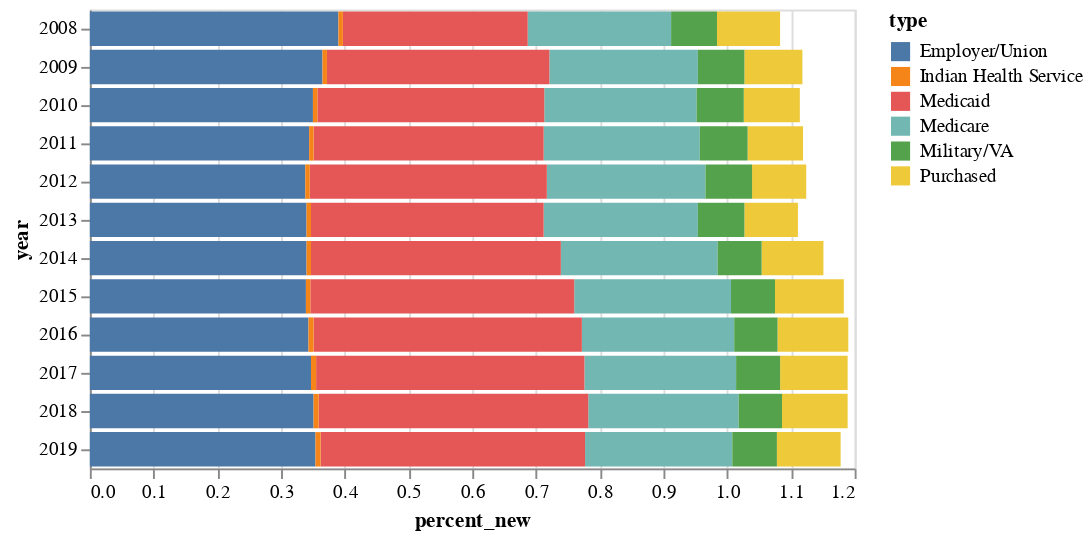

Source (notebook cell):
### Code cell
alt.Chart(disabled).mark_bar().encode(
    x = alt.X('percent_new:Q'), 
    y = alt.Y('year:O'), 
    color = alt.Color('type')
)

### Figure 1 — Vega-Lite specification as saved in the notebook (floating-point values rounded to 4 significant figures)
{"config": {"view": {"continuousWidth": 400, "continuousHeight": 300}}, "data": {"name": "data-a79097cb9ca9353e7df0343a2a2c5746"}, "mark": "bar", "encoding": {"color": {"field": "type", "type": "nominal"}, "x": {"field": "percent_new", "type": "quantitative"}, "y": {"field": "year", "type": "ordinal"}}, "$schema": "https://vega.github.io/schema/vega-lite/v4.17.0.json", "datasets": {"data-a79097cb9ca9353e7df0343a2a2c5746": [{"type": "Employer/Union", "Percent": "35", "MOE": "0.31", "Number": "6413300", "MOE.1": "69730", "Base Pop.": "18348600", "Sample Size": "182621", "disability_status": "disabled", "year": 2010, "percent_new": 0.35}, {"type": "Purchased", "Percent": "8.8", "MOE": "0.18", "Number": "1615900", "MOE.1": "35280", "Base Pop.": "18348600", "Sample Size": "182621", "disability_status": "disabled", "year": 2010, "percent_new": 0.088}, {"type": "Medicare", "Percent": "23.9", "MOE": "0.28", "Number": "4393100", "MOE.1": "57900", "Base Pop.": "18348600", "Sample Size": "182621", "disability_status": "disabled", "year": 2010, "percent_new": 0.239}, {"type": "Medicaid", "Percent": "35.6", "MOE": "0.31", "Number": "6529000", "MOE.1": "70340", "Base Pop.": "18348600", "Sample Size": "182621", "disability_status": "disabled", "year": 2010, "percent_new": 0.356}, {"type": "Military/VA", "Percent": "7.4", "MOE": "0.17", "Number": "1350300", "MOE.1": "32260", "Base Pop.": "18348600", "Sample Size": "182621", "disability_status": "disabled", "year": 2010, "percent_new": 0.074}, {"type": "Indian Health Service", "Percent": "0.7", "MOE": "3.29", "Number": "124400", "MOE.1": "9810", "Base Pop.": "18348600", "Sample Size": "182621", "disability_status": "disabled", "year": 2010, "percent_new": 0.007}, {"type": "Employer/Union", "Percent": "34.4", "MOE": "0.30", "Number": "6492400", "MOE.1": "70160", "Base Pop.": "18858600", "Sample Size": "198735", "disability_status": "disabled", "year": 2011, "percent_new": 0.344}, {"type": "Purchased", "Percent": "8.7", "MOE": "0.18", "Number": "1633100", "MOE.1": "35460", "Base Pop.": "18858600", "Sample Size": "198735", "disability_status": "disabled", "year": 2011, "percent_new": 0.087}, {"type": "Medicare", "Percent": "24.5", "MOE": "0.28", "Number": "4621800", "MOE.1": "59370", "Base Pop.": "18858600", "Sample Size": "198735", "disability_status": "disabled", "year": 2011, "percent_new": 0.245}, {"type": "Medicaid", "Percent": "36.1", "MOE": "0.31", "Number": "6813300", "MOE.1": "71830", "Base Pop.": "18858600", "Sample Size": "198735", "disability_status": "disabled", "year": 2011, "percent_new": 0.361}, {"type": "Military/VA", "Percent": "7.5", "MOE": "0.17", "Number": "1408200", "MOE.1": "32940", "Base Pop.": "18858600", "Sample Size": "198735", "disability_status": "disabled", "year": 2011, "percent_new": 0.075}, {"type": "Indian Health Service", "Percent": "0.7", "MOE": "3.29", "Number": "124000", "MOE.1": "9800", "Base Pop.": "18858600", "Sample Size": "198735", "disability_status": "disabled", "year": 2011, "percent_new": 0.007}, {"type": "Employer/Union", "Percent": "34.3", "MOE": "0.28", "Number": "6890100", "MOE.1": "68000", "Base Pop.": "20062500", "Sample Size": "198696", "disability_status": "disabled", "year": 2016, "percent_new": 0.343}, {"type": "Purchased", "Percent": "11.1", "MOE": "0.18", "Number": "2233800", "MOE.1": "39010", "Base Pop.": "20062500", "Sample Size": "198696", "disability_status": "disabled", "year": 2016, "percent_new": 0.111}, {"type": "Medicare", "Percent": "23.9", "MOE": "0.25", "Number": "4799700", "MOE.1": "56950", "Base Pop.": "20062500", "Sample Size": "198696", "disability_status": "disabled", "year": 2016, "percent_new": 0.239}, {"type": "Medicaid", "Percent": "42.1", "MOE": "0.29", "Number": "8441200", "MOE.1": "75090", "Base Pop.": "20062500", "Sample Size": "198696", "disability_status": "disabled", "year": 2016, "percent_new": 0.421}, {"type": "Military/VA", "Percent": "6.8", "MOE": "0.15", "Number": "1364800", "MOE.1": "30530", "Base Pop.": "20062500", "Sample Size": "198696", "disability_status": "disabled", "year": 2016, "percent_new": 0.068}, {"type": "Indian Health Service", "Percent": "0.8", "MOE": "3.29", "Number": "158500", "MOE.1": "10420", "Base Pop.": "20062500", "Sample Size": "198696", "disability_status": "disabled", "year": 2016, "percent_new": 0.008}, {"type": "Employer/Union", "Percent": "34.7", "MOE": "0.28", "Number": "6806200", "MOE.1": "67600", "Base Pop.": "19637200", "Sample Size": "195644", "disability_status": "disabled", "year": 2017, "percent_new": 0.347}, {"type": "Purchased", "Percent": "10.6", "MOE": "0.18", "Number": "2081900", "MOE.1": "37670", "Base Pop.": "19637200", "Sample Size": "195644", "disability_status": "disabled", "year": 2017, "percent_new": 0.106}, {"type": "Medicare", "Percent": "23.8", "MOE": "0.25", "Number": "4664900", "MOE.1": "56160", "Base Pop.": "19637200", "Sample Size": "195644", "disability_status": "disabled", "year": 2017, "percent_new": 0.238}, {"type": "Medicaid", "Percent": "42.1", "MOE": "0.29", "Number": "8266600", "MOE.1": "74330", "Base Pop.": "19637200", "Sample Size": "195644", "disability_status": "disabled", "year": 2017, "percent_new": 0.421}, {"type": "Military/VA", "Percent": "6.9", "MOE": "0.15", "Number": "1348700", "MOE.1": "30350", "Base Pop.": "19637200", "Sample Size": "195644", "disability_status": "disabled", "year": 2017, "percent_new": 0.069}, {"type": "Indian Health Service", "Percent": "0.8", "MOE": "3.29", "Number": "152900", "MOE.1": "10240", "Base Pop.": "19637200", "Sample Size": "195644", "disability_status": "disabled", "year": 2017, "percent_new": 0.008}, {"type": "Employer/Union", "Percent": "34", "MOE": "0.28", "Number": "6709900", "MOE.1": "67120", "Base Pop.": "19754700", "Sample Size": "200275", "disability_status": "disabled", "year": 2014, "percent_new": 0.34}, {"type": "Purchased", "Percent": "9.7", "MOE": "0.17", "Number": "1925700", "MOE.1": "36230", "Base Pop.": "19754700", "Sample Size": "200275", "disability_status": "disabled", "year": 2014, "percent_new": 0.097}, {"type": "Medicare", "Percent": "24.6", "MOE": "0.25", "Number": "4866100", "MOE.1": "57330", "Base Pop.": "19754700", "Sample Size": "200275", "disability_status": "disabled", "year": 2014, "percent_new": 0.246}, {"type": "Medicaid", "Percent": "39.2", "MOE": "0.29", "Number": "7747800", "MOE.1": "72000", "Base Pop.": "19754700", "Sample Size": "200275", "disability_status": "disabled", "year": 2014, "percent_new": 0.392}, {"type": "Military/VA", "Percent": "6.9", "MOE": "0.15", "Number": "1364700", "MOE.1": "30530", "Base Pop.": "19754700", "Sample Size": "200275", "disability_status": "disabled", "year": 2014, "percent_new": 0.069}, {"type": "Indian Health Service", "Percent": "0.7", "MOE": "3.29", "Number": "136100", "MOE.1": "9660", "Base Pop.": "19754700", "Sample Size": "200275", "disability_status": "disabled", "year": 2014, "percent_new": 0.007}, {"type": "Employer/Union", "Percent": "35.1", "MOE": "0.28", "Number": "6779400", "MOE.1": "67480", "Base Pop.": "19338800", "Sample Size": "191849", "disability_status": "disabled", "year": 2018, "percent_new": 0.351}, {"type": "Purchased", "Percent": "10.3", "MOE": "0.18", "Number": "1987800", "MOE.1": "36810", "Base Pop.": "19338800", "Sample Size": "191849", "disability_status": "disabled", "year": 2018, "percent_new": 0.103}, {"type": "Medicare", "Percent": "23.6", "MOE": "0.25", "Number": "4563300", "MOE.1": "55550", "Base Pop.": "19338800", "Sample Size": "191849", "disability_status": "disabled", "year": 2018, "percent_new": 0.236}, {"type": "Medicaid", "Percent": "42.3", "MOE": "0.29", "Number": "8182800", "MOE.1": "73970", "Base Pop.": "19338800", "Sample Size": "191849", "disability_status": "disabled", "year": 2018, "percent_new": 0.423}, {"type": "Military/VA", "Percent": "6.8", "MOE": "0.15", "Number": "1323100", "MOE.1": "30060", "Base Pop.": "19338800", "Sample Size": "191849", "disability_status": "disabled", "year": 2018, "percent_new": 0.068}, {"type": "Indian Health Service", "Percent": "0.8", "MOE": "3.29", "Number": "151100", "MOE.1": "10180", "Base Pop.": "19338800", "Sample Size": "191849", "disability_status": "disabled", "year": 2018, "percent_new": 0.008}, {"type": "Employer/Union", "Percent": "35.4", "MOE": "0.28", "Number": "6896000", "MOE.1": "68040", "Base Pop.": "19477300", "Sample Size": "193077", "disability_status": "disabled", "year": 2019, "percent_new": 0.354}, {"type": "Purchased", "Percent": "10", "MOE": "0.18", "Number": "1956600", "MOE.1": "36520", "Base Pop.": "19477300", "Sample Size": "193077", "disability_status": "disabled", "year": 2019, "percent_new": 0.1}, {"type": "Medicare", "Percent": "23.1", "MOE": "0.25", "Number": "4492400", "MOE.1": "55120", "Base Pop.": "19477300", "Sample Size": "193077", "disability_status": "disabled", "year": 2019, "percent_new": 0.231}, {"type": "Medicaid", "Percent": "41.5", "MOE": "0.29", "Number": "8086500", "MOE.1": "73550", "Base Pop.": "19477300", "Sample Size": "193077", "disability_status": "disabled", "year": 2019, "percent_new": 0.415}, {"type": "Military/VA", "Percent": "7", "MOE": "0.15", "Number": "1356700", "MOE.1": "30440", "Base Pop.": "19477300", "Sample Size": "193077", "disability_status": "disabled", "year": 2019, "percent_new": 0.07}, {"type": "Indian Health Service", "Percent": "0.8", "MOE": "3.29", "Number": "154900", "MOE.1": "10300", "Base Pop.": "19477300", "Sample Size": "193077", "disability_status": "disabled", "year": 2019, "percent_new": 0.008}, {"type": "Employer/Union", "Percent": "33.9", "MOE": "0.28", "Number": "6677800", "MOE.1": "66970", "Base Pop.": "19703800", "Sample Size": "198395", "disability_status": "disabled", "year": 2015, "percent_new": 0.339}, {"type": "Purchased", "Percent": "10.8", "MOE": "0.18", "Number": "2136000", "MOE.1": "38150", "Base Pop.": "19703800", "Sample Size": "198395", "disability_status": "disabled", "year": 2015, "percent_new": 0.108}, {"type": "Medicare", "Percent": "24.6", "MOE": "0.25", "Number": "4855000", "MOE.1": "57270", "Base Pop.": "19703800", "Sample Size": "198395", "disability_status": "disabled", "year": 2015, "percent_new": 0.246}, {"type": "Medicaid", "Percent": "41.4", "MOE": "0.29", "Number": "8161100", "MOE.1": "73860", "Base Pop.": "19703800", "Sample Size": "198395", "disability_status": "disabled", "year": 2015, "percent_new": 0.414}, {"type": "Military/VA", "Percent": "6.9", "MOE": "0.15", "Number": "1364300", "MOE.1": "30520", "Base Pop.": "19703800", "Sample Size": "198395", "disability_status": "disabled", "year": 2015, "percent_new": 0.069}, {"type": "Indian Health Service", "Percent": "0.7", "MOE": "3.29", "Number": "145200", "MOE.1": "9980", "Base Pop.": "19703800", "Sample Size": "198395", "disability_status": "disabled", "year": 2015, "percent_new": 0.007}, {"type": "Employer/Union", "Percent": "39", "MOE": "0.34", "Number": "7139800", "MOE.1": "77790", "Base Pop.": "18312900", "Sample Size": "178808", "disability_status": "disabled", "year": 2008, "percent_new": 0.39}, {"type": "Purchased", "Percent": "9.9", "MOE": "0.21", "Number": "1810800", "MOE.1": "39530", "Base Pop.": "18312900", "Sample Size": "178808", "disability_status": "disabled", "year": 2008, "percent_new": 0.099}, {"type": "Medicare", "Percent": "22.5", "MOE": "0.29", "Number": "4128200", "MOE.1": "59450", "Base Pop.": "18312900", "Sample Size": "178808", "disability_status": "disabled", "year": 2008, "percent_new": 0.225}, {"type": "Medicaid", "Percent": "29", "MOE": "0.31", "Number": "5319700", "MOE.1": "67350", "Base Pop.": "18312900", "Sample Size": "178808", "disability_status": "disabled", "year": 2008, "percent_new": 0.29}, {"type": "Military/VA", "Percent": "7.2", "MOE": "0.18", "Number": "1317400", "MOE.1": "33740", "Base Pop.": "18312900", "Sample Size": "178808", "disability_status": "disabled", "year": 2008, "percent_new": 0.072}, {"type": "Indian Health Service", "Percent": "0.7", "MOE": "3.29", "Number": "134400", "MOE.1": "10800", "Base Pop.": "18312900", "Sample Size": "178808", "disability_status": "disabled", "year": 2008, "percent_new": 0.007}, {"type": "Employer/Union", "Percent": "33.8", "MOE": "0.29", "Number": "6376500", "MOE.1": "65450", "Base Pop.": "18890100", "Sample Size": "194574", "disability_status": "disabled", "year": 2012, "percent_new": 0.338}, {"type": "Purchased", "Percent": "8.5", "MOE": "0.17", "Number": "1608600", "MOE.1": "33130", "Base Pop.": "18890100", "Sample Size": "194574", "disability_status": "disabled", "year": 2012, "percent_new": 0.085}, {"type": "Medicare", "Percent": "24.9", "MOE": "0.26", "Number": "4703900", "MOE.1": "56370", "Base Pop.": "18890100", "Sample Size": "194574", "disability_status": "disabled", "year": 2012, "percent_new": 0.249}, {"type": "Medicaid", "Percent": "37.2", "MOE": "0.29", "Number": "7026100", "MOE.1": "68630", "Base Pop.": "18890100", "Sample Size": "194574", "disability_status": "disabled", "year": 2012, "percent_new": 0.372}, {"type": "Military/VA", "Percent": "7.3", "MOE": "0.16", "Number": "1383900", "MOE.1": "30740", "Base Pop.": "18890100", "Sample Size": "194574", "disability_status": "disabled", "year": 2012, "percent_new": 0.073}, {"type": "Indian Health Service", "Percent": "0.7", "MOE": "3.29", "Number": "131000", "MOE.1": "9470", "Base Pop.": "18890100", "Sample Size": "194574", "disability_status": "disabled", "year": 2012, "percent_new": 0.007}, {"type": "Employer/Union", "Percent": "34", "MOE": "0.28", "Number": "6669900", "MOE.1": "66920", "Base Pop.": "19618200", "Sample Size": "199997", "disability_status": "disabled", "year": 2013, "percent_new": 0.34}, {"type": "Purchased", "Percent": "8.4", "MOE": "0.16", "Number": "1657200", "MOE.1": "33620", "Base Pop.": "19618200", "Sample Size": "199997", "disability_status": "disabled", "year": 2013, "percent_new": 0.084}, {"type": "Medicare", "Percent": "24.2", "MOE": "0.25", "Number": "4755500", "MOE.1": "56680", "Base Pop.": "19618200", "Sample Size": "199997", "disability_status": "disabled", "year": 2013, "percent_new": 0.242}, {"type": "Medicaid", "Percent": "36.5", "MOE": "0.28", "Number": "7154700", "MOE.1": "69250", "Base Pop.": "19618200", "Sample Size": "199997", "disability_status": "disabled", "year": 2013, "percent_new": 0.365}, {"type": "Military/VA", "Percent": "7.3", "MOE": "0.15", "Number": "1424600", "MOE.1": "31190", "Base Pop.": "19618200", "Sample Size": "199997", "disability_status": "disabled", "year": 2013, "percent_new": 0.073}, {"type": "Indian Health Service", "Percent": "0.7", "MOE": "3.29", "Number": "141700", "MOE.1": "9860", "Base Pop.": "19618200", "Sample Size": "199997", "disability_status": "disabled", "year": 2013, "percent_new": 0.007}, {"type": "Employer/Union", "Percent": "36.5", "MOE": "0.24", "Number": "6701400", "MOE.1": "54480", "Base Pop.": "18382600", "Sample Size": "181131", "disability_status": "disabled", "year": 2009, "percent_new": 0.365}, {"type": "Purchased", "Percent": "9.1", "MOE": "0.14", "Number": "1669300", "MOE.1": "27420", "Base Pop.": "18382600", "Sample Size": "181131", "disability_status": "disabled", "year": 2009, "percent_new": 0.091}, {"type": "Medicare", "Percent": "23.3", "MOE": "0.21", "Number": "4279500", "MOE.1": "43710", "Base Pop.": "18382600", "Sample Size": "181131", "disability_status": "disabled", "year": 2009, "percent_new": 0.233}, {"type": "Medicaid", "Percent": "34.9", "MOE": "0.24", "Number": "6413800", "MOE.1": "53320", "Base Pop.": "18382600", "Sample Size": "181131", "disability_status": "disabled", "year": 2009, "percent_new": 0.349}, {"type": "Military/VA", "Percent": "7.3", "MOE": "0.13", "Number": "1351000", "MOE.1": "24680", "Base Pop.": "18382600", "Sample Size": "181131", "disability_status": "disabled", "year": 2009, "percent_new": 0.073}, {"type": "Indian Health Service", "Percent": "0.7", "MOE": "3.29", "Number": "126900", "MOE.1": "7580", "Base Pop.": "18382600", "Sample Size": "181131", "disability_status": "disabled", "year": 2009, "percent_new": 0.007}]}}
